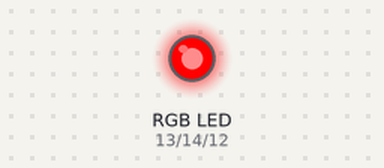
Bench run of a sketch on a simulated Arduino Uno, built with avr-gcc and run on an emulated ATmega328P. On the bench: an RGB LED mixed from three pins (HIGH = lit).

Above: at 0.5 s.
At 2.5 s:
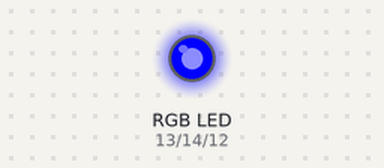
At 3.5 s:
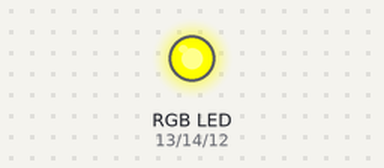
At 4.5 s:
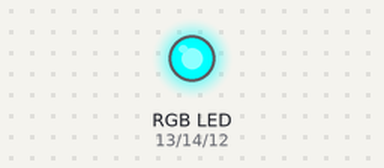
At 6.5 s:
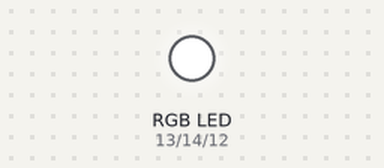
At 9.5 s:
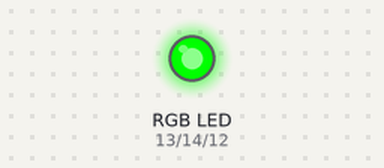
Timing chart, 0 to 10.4 s (numbered marks = the images above):
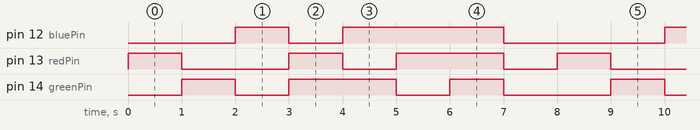

The sketch:

DiscoLED.ino
```cpp
// Define the pins for the RGB LED

const int redPin = 13;//D7, RED
const int greenPin = 14; //D5 //GREEN
const int bluePin = 12; //D6 //BLUE

void setup() {
  // Set the RGB pins as outputs
  pinMode(redPin, OUTPUT);
  pinMode(greenPin, OUTPUT);
  pinMode(bluePin, OUTPUT);
}

void loop() {
  // Turn on red
  setColor(255, 0, 0);  // Red
  delay(1000);          // Wait for 1 second

  // Turn on green
  setColor(0, 255, 0);  // Green
  delay(1000);          // Wait for 1 second

  // Turn on blue
  setColor(0, 0, 255);  // Blue
  delay(1000);          // Wait for 1 second

  // Turn on yellow
  setColor(255, 255, 0);  // Yellow
  delay(1000);            // Wait for 1 second

  // Turn on cyan
  setColor(0, 255, 255);  // Cyan
  delay(1000);            // Wait for 1 second

  // Turn on magenta
  setColor(255, 0, 255);  // Magenta
  delay(1000);            // Wait for 1 second

  // Turn on white
  setColor(255, 255, 255);  // White
  delay(1000);              // Wait for 1 second

  // Turn off LED
  setColor(0, 0, 0);  // Off
  delay(1000);        // Wait for 1 second
}

// Function to set the color of the RGB LED
void setColor(int red, int green, int blue) {
  analogWrite(redPin, red);
  analogWrite(greenPin, green);
  analogWrite(bluePin, blue);
}
```

Measured:
- by itself, pin 12 (bluePin): repeats every 8.0 s: LOW 1.0 s, HIGH 3.0 s, LOW 3.0 s, HIGH 1.0 s
- by itself, pin 13 (redPin): repeats every 8.0 s: LOW 2.0 s, HIGH 1.0 s, LOW 1.0 s, HIGH 2.0 s, LOW 1.0 s, HIGH 1.0 s
- by itself, pin 14 (greenPin): repeats every 8.0 s: LOW 1.0 s, HIGH 2.0 s, LOW 1.0 s, HIGH 1.0 s, LOW 2.0 s, HIGH 1.0 s
